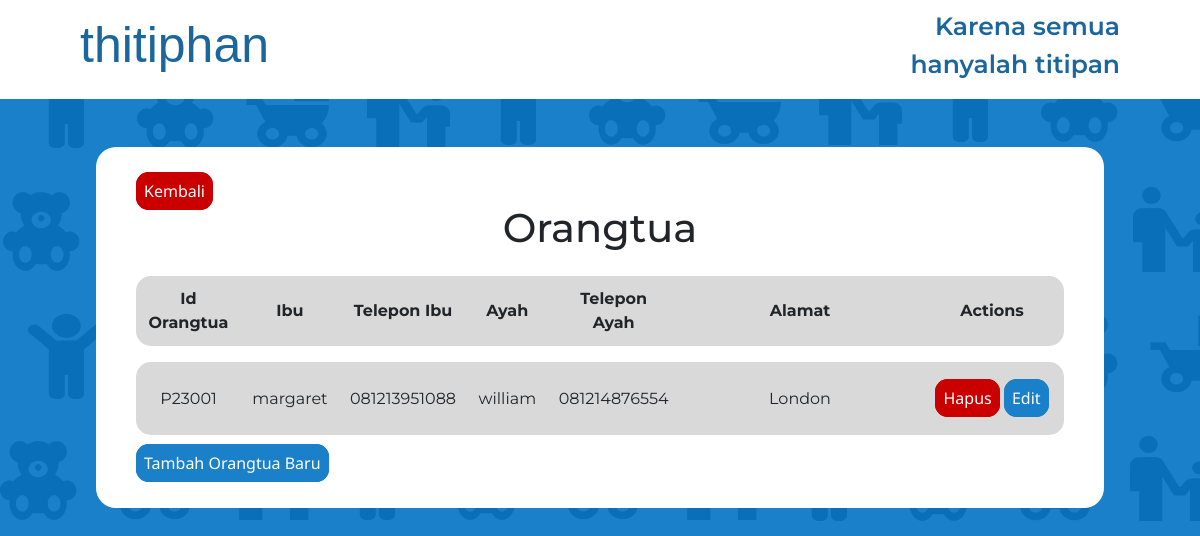
Page /parent/ on the earlier database version.
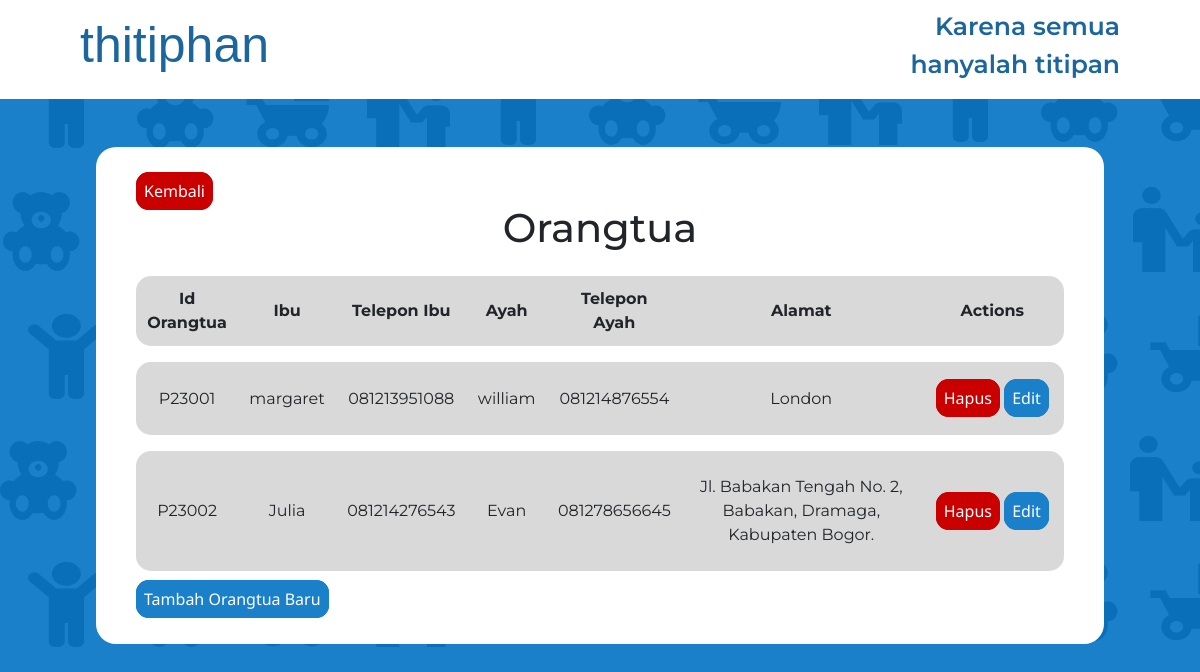
Same page on the later database version.
### myFirstApp/models.py (models this page shows)
class parent(models.Model):
    parent_id = models.CharField(max_length=7, primary_key=True)
    f_name = models.CharField(max_length=200, null=True)
    m_name = models.CharField(max_length=200, null=True)
    f_phone = models.CharField(max_length=14, null=True)
    m_phone = models.CharField(max_length=14, null=True)
    parent_address = models.TextField()

### myFirstApp/views.py (the view)
# urls.py: path("parent/", views.parents, name="parent"),
def parents(request):
    pr_dt = parent.objects.all().order_by("parent_id").values()
    context = {
        "pr_dt": pr_dt,
    }
    return render(request, 'parent.html', context)

### templates/parent.html (shortened to what this page needs)
{% extends 'base.html' %}
{% load static %}
{% block css %}
    <link rel="stylesheet" href="{% static 'css/stylepr.css' %}">
{% endblock %}
{% block content %}
<nav>
    <ul>
        <li class="logo">thitiphan</li>
    </ul>
    <ul>
        <li class="moto">Karena semua hanyalah titipan</li>
    </ul>
</nav>
<section id="tableall">
    <div class="linksl">
        <a class="retbtn" href="/chdb/">Kembali</a>
    </div>
    <h1>Orangtua</h1>
    <table>
        <tr>
            <th>Id Orangtua</th>
            <th>Ibu</th>
            <th>Telepon Ibu</th>
            <th>Ayah</th>
            <th>Telepon Ayah</th>
            <th class="spad">Alamat</th>
            <th class="spact">Actions</th>
        </tr>
        {% for i in pr_dt %}
        <tr>
            <td>{{i.parent_id}}</td>
            <td>{{i.m_name}}</td>
            <td>{{i.m_phone}}</td>
            <td>{{i.f_name}}</td>
            <td>{{i.f_phone}}</td>
            <td class="spad">{{i.parent_address}}</td>
            <td class="spact"><a class="retbtn" href="/deletepr/{{i.parent_id}}">Hapus</a> <a class="spbtn" href="/editpr/{{i.parent_id}}">Edit</a></td>
        </tr>
        {% endfor %}
    </table>
    <div class="linksl">
        <a class="spbtn" href="/add_parent/">Tambah Orangtua Baru</a>
    </div>
</section>
{% endblock content %}

Differences in the rows shown:
added parent: parent_id "P23002", m_name "Julia", m_phone "081214276543", f_name "Evan", f_phone "081278656645", parent_address "Jl. Babakan Tengah No. 2, Babakan, Dramaga, Kabupaten Bogor."
